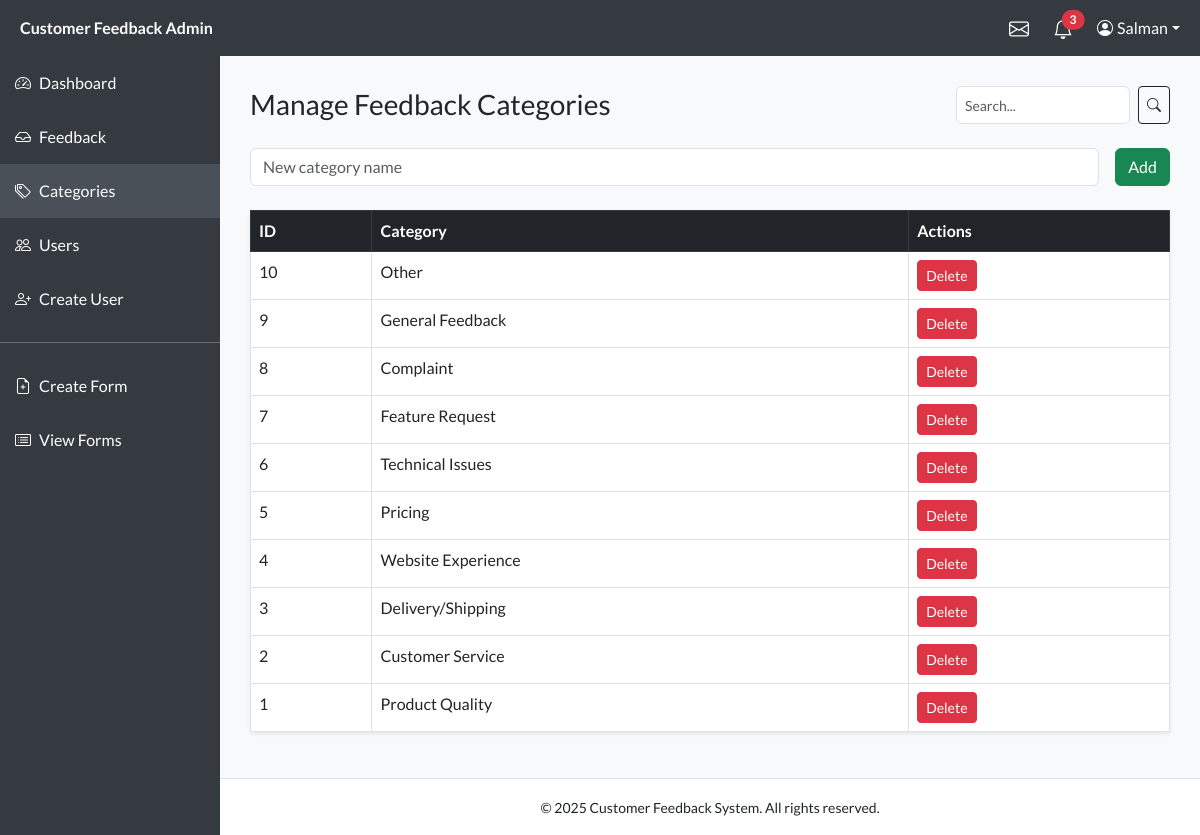
Page /Admin/categories.php (signed in) on the committed database.
### tables this page shows
CREATE TABLE `categories` (
  `id` int(11) NOT NULL,
  `name` varchar(100) NOT NULL
);

### Admin/categories.php (the view, shortened to what this page needs)
<?php
include 'includes/header.php';
include 'includes/sidebar.php';
$search = $_GET['search'] ?? '';
$search_sql = '';
$limit = 10;
$page = isset($_GET['page']) ? (int) $_GET['page'] : 1;
$offset = ($page - 1) * $limit;
$query = "SELECT * FROM categories $search_sql ORDER BY id DESC LIMIT $limit OFFSET $offset";
$categories = $conn->query($query);
?>
<div class="d-flex justify-content-between align-items-center mb-4">
  <h3 class="mb-0">Manage Feedback Categories</h3>
  <form method="GET" class="d-flex">
    <input type="text" name="search" class="form-control search-bar me-2" placeholder="Search..." value="<?= htmlspecialchars($search) ?>">
    <button type="submit" class="btn btn-outline-dark btn-sm"><i class="bi bi-search"></i></button>
  </form>
</div>
<form action="" method="POST" class="mb-4 d-flex gap-3">
  <input type="text" name="category_name" class="form-control" placeholder="New category name" required>
  <button type="submit" class="btn btn-success">Add</button>
</form>
<table class="table table-bordered bg-white shadow-sm">
  <thead class="table-dark">
    <tr>
      <th>ID</th>
      <th>Category</th>
      <th>Actions</th>
    </tr>
  </thead>
  <tbody>
    <?php if ($categories->num_rows > 0): ?>
      <?php while ($row = $categories->fetch_assoc()): ?>
        <tr>
          <td><?= $row['id'] ?></td>
          <td><?= htmlspecialchars($row['name']) ?></td>
          <td>
            <a href="?delete=<?= $row['id'] ?>" class="btn btn-danger btn-sm"
               onclick="return confirm('Are you sure you want to delete this category?')">Delete</a>
          </td>
        </tr>
      <?php endwhile; ?>
    <?php else: ?>
      <tr><td colspan="3" class="text-center py-3">No categories found.</td></tr>
    <?php endif; ?>
  </tbody>
</table>
<?php include 'includes/footer.php'; ?>

### Admin/includes/header.php (style rules this page uses)
* { font-family: 'Lato', sans-serif; }
body { margin: 0; padding: 0; display: flex; flex-direction: column; }

### Admin/categories.php (style rules this page uses)
.search-bar { max-width: 220px; height: 38px; font-size: 14px; padding: 0 8px; }

### rows in the picture
categories: id "10", name "Other"
categories: id "9", name "General Feedback"
categories: id "8", name "Complaint"
categories: id "7", name "Feature Request"
categories: id "6", name "Technical Issues"
categories: id "5", name "Pricing"
categories: id "4", name "Website Experience"
categories: id "3", name "Delivery/Shipping"
categories: id "2", name "Customer Service"
categories: id "1", name "Product Quality"

### other values in the picture
$unreadCount "3"
$_SESSION['user_name'] "Salman"
